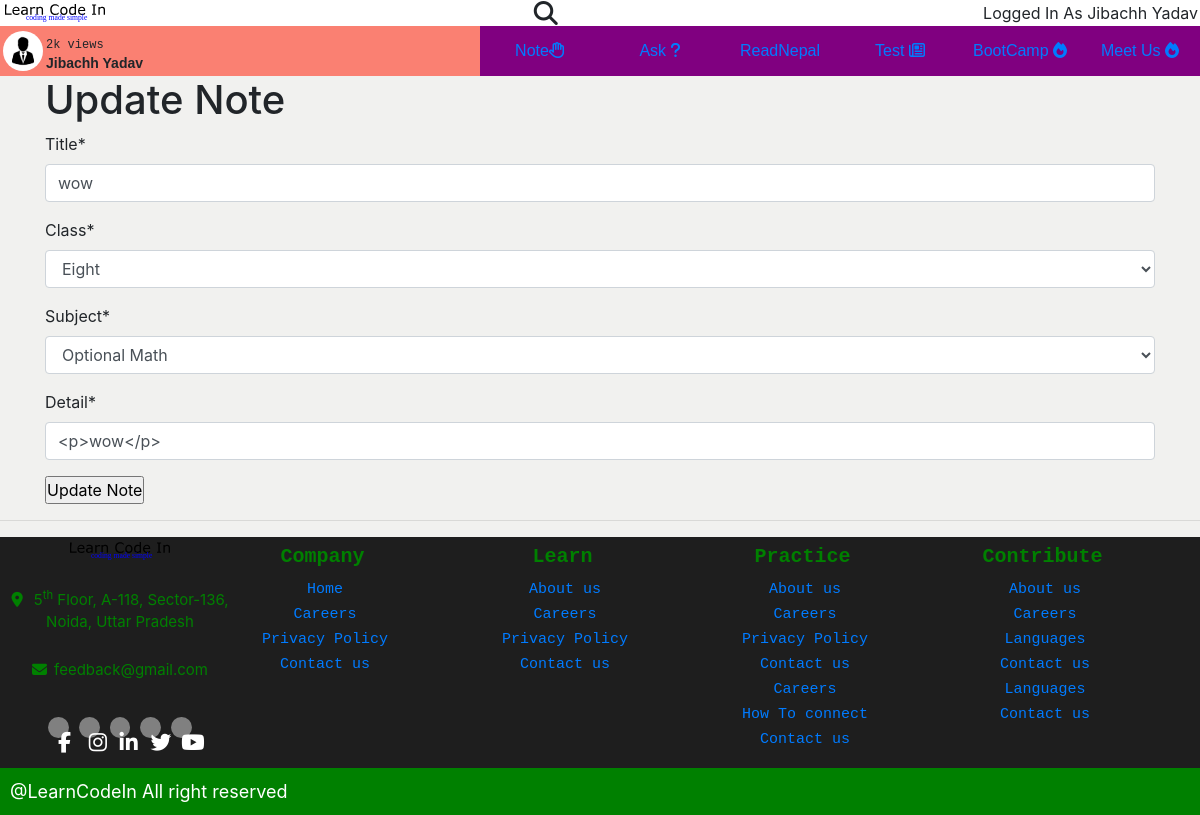
/ask/update/5-wow/ (signed in), run on the app's committed database.
### users/models.py (models this page shows, shortened)
class User(AbstractUser):
    grade_choices = (
        ('One to Five', 'One to Five'),
        ('Six', 'Six'),
        ('Seven', 'Seven'),
        ('Eight', 'Eight'),
        ('Nine', 'Nine'),
        ('Ten', 'Ten'),
        ('Eleven', 'Eleven'),
        ('Twelve', 'Twelve'),
        ('HA', 'Health Assitant'),
        ('Staff Nurse', 'Staff Nurse'),
        ('Diploma in Agriculture', 'Diploma in Agriculture'),
        ('Diploma in Engineering', 'Diploma in Engineering'),
        ('Bachelor in CSIT', 'Bachelor in CSIT'),
        ('BSC Nursing', 'BSC Nursing'),
        ('Bachelor in Education', 'Bachelor in Education'),
        ('Bachelor in Engineering', 'Bachelor in Engineering'),
        ('BBS', 'BBS'),
        ('BBA', 'BBA'),
        ('MBBS', 'MBBS'),
        ('General', 'General'),
    )
    faculty = (
        ('Science', 'Science'),
        ('Commerce', 'Commerce'),
        ('Art', 'Art'),
        ('Medicine', 'Medicine'),
        ('Engineering', 'Engineering'),
        ('Computer Science', 'Computer Science'),
    )
    first_name = models.CharField(
        blank=False,
        max_length=100)
    last_name = models.CharField(
        blank=False,
        max_length=100)
    email = models.EmailField(unique=True,
                              blank=False,
                              max_length=255)
    username = models.CharField(max_length=30,
                                unique=False)
    hobby = models.CharField(max_length=200,
                             blank=True)
    favorite_quotes = models.CharField(max_length=200,
                                       blank=True)
    photo = models.ImageField(upload_to='profile',
                              default='../static/images/Flag_of_Nepal.png'
                              )
    grade = models.CharField(
        max_length=200,
        choices=grade_choices,
        blank=True
    )
    schoolType = models.CharField(max_length=200, choices=faculty, blank=True)
    schoolName = models.CharField(max_length=100,
                                  blank=True)
    address = models.CharField(max_length=200,
                               blank=True)
    REQUIRED_FIELDS = ['first_name', 'last_name', 'username']
    USERNAME_FIELD = 'email'
    def fullname(self):
        return f'{self.first_name.capitalize()} {self.last_name.capitalize()}'

### discussion/models.py (models this page shows, shortened)
class Discussion(models.Model):
    grade_choices = (
        ('One to Five', 'One to Five'),
        ('Six', 'Six'),
        ('Seven', 'Seven'),
        ('Eight', 'Eight'),
        ('Nine', 'Nine'),
        ('Ten', 'Ten'),
        ('Eleven', 'Eleven'),
        ('Twelve', 'Twelve'),
        ('HA', 'Health Assitant'),
        ('Staff Nurse', 'Staff Nurse'),
        ('Diploma in Agriculture', 'Diploma in Agriculture'),
        ('Diploma in Engineering', 'Diploma in Engineering'),
        ('Bachelor in CSIT', 'Bachelor in CSIT'),
        ('BSC Nursing', 'BSC Nursing'),
        ('Bachelor in Education', 'Bachelor in Education'),
        ('Bachelor in Engineering', 'Bachelor in Engineering'),
        ('BBS', 'BBS'),
        ('BBA', 'BBA'),
        ('MBBS', 'MBBS'),
        ('General', 'General'),
    )
    subject_choices = (
        ('physic', 'Physic'),
        ('chemistry', 'Chemistry'),
        ('botany', 'Botany'),
        ('zoology', 'Zoology'),
        ('math', 'Math'),
        ('english', 'English'),
        ('nepali', 'Nepali'),
        ('science', 'science'),
        ('social', 'Social'),
        ('eph', 'Environement,Population and Health'),
        ('Opt', 'Optional Math'),
        ('cs', 'Computer Science'),
        ('account', 'Account'),
        ('business', 'Business'),
        ('marketing', 'Marketing'),
        ('general', 'General'),
    )
    title = models.CharField(max_length=500, blank=False, verbose_name='Title')
    slug = models.SlugField(verbose_name='Slug Fields', max_length=550)
    grade = models.CharField(max_length=100, verbose_name='Class', blank=False, choices=grade_choices)
    subject = models.CharField(max_length=100, verbose_name='Subject', blank=False, choices=subject_choices)
    detail = models.TextField(blank=False)
    views = models.PositiveIntegerField(default=0)
    answered_status = models.BooleanField(default=False, verbose_name='Is your question answered')
    askedby = models.ForeignKey(User, on_delete=models.CASCADE, related_name='user_questions')
    time = models.DateTimeField(auto_now_add=True)
    pinned = models.BooleanField(verbose_name='Is discussion Pinned', default=False)

### discussion/views.py (the view)
# urls.py: path('update/<int:id>-<slug:slug>/', views.QuestionUpdateView.as_view(), name='updatequestion'),
class QuestionUpdateView(UpdateView, LoginRequiredMixin):
    model = Discussion
    template_name = 'discussion/updatequestion.html'
    form_class = AskForm
    def dispatch(self, request, *args, **kwargs):
        obj = self.get_object()
        if obj.askedby != self.request.user:
            raise Http404("You are not allowed to edit this Post")
        return super(QuestionUpdateView, self).dispatch(request, *args, **kwargs)

### discussion/forms.py
class AskForm(ModelForm):
    class Meta:
        model = Discussion
        fields = [
            'title',
            'grade',
            'subject',
            'detail',
        ]
        widgets = {
            'detail': SummernoteWidget(),
        }

### templates/discussion/updatequestion.html (shortened to what this page needs)
{% extends 'base.html' %}
{% load crispy_forms_tags %}
{% block body %}
    <div class="container">
        <h1>Update Note</h1>
        <form action="" method="post">
            {{ form|crispy }}
            <input type="submit" value="Update Note" />
        </form>
    </div>
{% endblock body %}

### templates/base.html (shortened to what this page needs)
{% load static %}
<!DOCTYPE html>
<html lang="en">
  <head>
    <link href="https://unpkg.com/aos@2.3.1/dist/aos.css" rel="stylesheet" />
    <link
      rel="stylesheet"
      href="https://maxcdn.bootstrapcdn.com/bootstrap/4.0.0/css/bootstrap.min.css"
    />
    <link rel="stylesheet" href="{% static 'css/base.css' %}" />
  </head>
  <body>
    <div class="top-bar">
      <div class="intro-sign">
        <div class="company-logo">
          <img src="{% static 'images/logo.svg' %}" class="flag" alt="" />
        </div>
        <div class="search" style="font-size: 24px; line-height: 20px">
          <i class="fa fa-search"></i>
        </div>
        {% if not user.is_authenticated %}
        <div class="sign-in-create">
          <div class="create-account circle-effect">
            <a href="{% url 'signup' %}" style="text-decoration: none; color: white;">
              Create Account
            </a>
          </div>
          <div class="sign-in circle-effect">
            <a href="{% url 'login' %}" style="text-decoration: none; color: white;">
              Sign In
            </a>
          </div>
        </div>
        {% else %}
          Logged In As {{ request.user.fullname }}
        {% endif %}
        </div>
      <nav>
        <div class="navigation-container">
          <div class="user">
            <div class="user-photo">
              <img
                src="{% static 'images/img.png' %}"
                alt=""
                class="user-pic"
              />
            </div>
            <div class="info">
              <span class="views">2k views</span>
              <span class="name">{{ request.user.fullname }}</span>
            </div>
          </div>
          <div class="navigation nav-total">
            <ul type="none" class="nav">
              <a href="{% url 'notelist' %}"
                ><li>Note<i class="fa fa-hand-paper-o"></i></li
              ></a>
              <a href="{% url 'allquestions' %}"
                ><li>Ask <i class="fa fa-question" aria-hidden="true"></i></li
              ></a>
              <a href="{% url 'readnepal' %}"
                ><li>ReadNepal </i></li
              ></a>
              <a href=""
                ><li>Test <i class="fa fa-newspaper-o"></i></li
              ></a>
              <a href=""
                ><li>BootCamp <i class="fa fa-fire"></i></li
              ></a>
              <a href=""
                ><li>Meet Us <i class="fa fa-fire"></i></li
              ></a>
            </ul>
          </div>
        </div>
      </nav>
    </div>
    {% block body %}{% endblock body %}
    <hr />
    <footer>
      <div class="footer">
        <div class="info-block">
          <div class="logo">
            <img src="{% static "images/logo.svg" %}" alt="LearnCodeIn" />
          </div>
          <div class="location">
            <i class="fa fa-map-marker"></i>
            5<sup>th</sup> Floor, A-118, Sector-136, Noida, Uttar Pradesh
          </div>
          <div class="feedback">
            <i class="fa fa-envelope" aria-hidden="true"></i>feedback@gmail.com
          </div>
          <div class="social-sites">
            <div class="foot-facebook">
              <i class="fa fa-facebook foot-social" aria-hidden="true"></i>
            </div>
            <div class="foot-facebook">
              <i class="fa fa-instagram foot-social" aria-hidden="true"></i>
            </div>
            <div class="foot-facebook">
              <i class="fa fa-linkedin foot-social" aria-hidden="true"></i>
            </div>
            <div class="foot-facebook">
              <i class="fa fa-twitter foot-social" aria-hidden="true"></i>
            </div>
            <div class="foot-facebook">
              <i class="fa fa-youtube foot-social" aria-hidden="true"></i>
            </div>
          </div>
        </div>
        <div class="first-column">
          <div class="foot-topic">Company</div>
          <div class="foot-first-subtopic foot-subtopic">
            <ul type="none" class="suptopics">
              <li><a href="index.html">Home</a></li>
              <li><a href="index.html">Careers</a></li>
              <li><a href="index.html">Privacy Policy</a></li>
              <li><a href="index.html">Contact us</a></li>
            </ul>
          </div>
        </div>
        <div class="second-column">
          <div class="foot-topic">Learn</div>
          <div class="foot-second-subtopic foot-subtopic">
            <ul type="none" class="suptopics">
              <li><a href="index.html">About us</a></li>
              <li><a href="index.html">Careers</a></li>
              <li><a href="index.html">Privacy Policy</a></li>
              <li><a href="index.html">Contact us</a></li>
            </ul>
          </div>
        </div>
        <div class="third-column">
          <div class="foot-topic">Practice</div>
          <div class="foot-third-subtopic foot-subtopic">
            <ul type="none" class="suptopics">
              <li><a href="">About us</a></li>
              <li><a href="">Careers</a></li>
              <li><a href="">Privacy Policy</a></li>
              <li><a href="">Contact us</a></li>
              <li><a href="">Careers</a></li>
              <li><a href="">How To connect </a></li>
              <li><a href="">Contact us</a></li>
            </ul>
          </div>
        </div>
        <div class="fourth-column">
          <div class="foot-topic">Contribute</div>
          <div class="foot-fourth-subtopic foot-subtopic">
            <ul type="none" class="suptopics">
              <li><a href="">About us</a></li>
              <li><a href="">Careers</a></li>
              <li><a href="">Languages </a></li>
              <li><a href="">Contact us</a></li>
              <li><a href="">Languages </a></li>
              <li><a href="">Contact us</a></li>
            </ul>
          </div>
        </div>
      </div>
      <div class="copyright">@LearnCodeIn All right reserved</div>
    </footer>
  </body>
</html>

### static/css/base.css (style rules this page uses)
* { padding: 0; margin: 0; }
:root { --main-background-color: rgb(241, 241, 239); --main-font:sans-serif; --navigation-font:sans-serif; --question-font:Impact; --answer-font:monospace; --sub-background-color:rgb(113, 134, 17); }
body { overflow-x: hidden; background-color: var(--main-background-color); z-index:10; }
.flag { display: flex; justify-content: center; }
.navigation-container { background-color: salmon; display: flex; justify-content: space-between; position: sticky; top: 0px; right: 0px; }
.intro-sign { background-color: #fff; display: flex; justify-content: space-between; padding: 0.9px 2px; }
nav { height: 50px; position: sticky; top: 0px; z-index: 20; }
.nav { display: flex; justify-content: space-around; line-height: 25px; height: 50px; }
.nav a li { font-family: var(--navigation-font); }
.nav a { text-align: center; line-height: 50px; background-color: purple; padding:0px 10px; overflow: hidden; position: relative; }
.nav a::before { position: absolute; content: ""; width: 100%; bottom: 0px; left: 0px; height: 4px; background-color: #fab906; transform: translateY(-50px); }
.user { position: relative; display: flex; margin-left: 3px; }
.user-pic { margin-top: 5px; height: 40px; border-radius: 50%; }
.info { display: grid; margin-left: 3px; }
.views { font-size: 12px; font-family: monospace; margin-top: 10px; }
.name { font-family: sans-serif; font-weight: bold; font-size: 14px; margin-top: -4px; }
@media only screen and (min-width:637px) { .footer { display: grid; grid-template-rows: 1fr; grid-template-columns: 1fr 1fr 1fr; } }
@media only screen and (min-width:857px) { .nav a { width: 120px; } }
@media only screen and (min-width:857px) { .footer { display: grid; grid-template-columns: 1fr 1fr 1fr 1fr 1fr; } }
@media only screen and (min-width:857px) { .location,.feedback,.foot-subtopic { font-size: 13px; } }
@media only screen and (min-width:857px) { .social-sites > div { height: 1.1rem; width: 1.1rem; font-size: 1.1rem; } }
.footer { background-color: #1e1e1e; bottom: 0px; height: auto; width: 100%; text-align: center; }
.social-sites { display: flex; padding: 5px; justify-content: center; text-align: center; }
.social-sites > div { background-color: gray; height: 1.3rem; width: 1.3rem; padding: 10px; border-radius: 50%; color: white; font-size: 1.3rem; margin: 5px; }
.location,.feedback { color: green; }
.location > i,.feedback > i { margin-right: 7px; }
.foot-topic { text-transform: capitalize; color: green; font-size: 20px; font-family: monospace; margin: 5px 5px; padding-bottom: 15px; }
.info-block { display: grid; row-gap: 5px; text-align: center; }
.footer { display: grid; }
.location,.feedback { font-size: 15px; }
.foot-subtopic { font-size: 15px; line-height: 25px; font-family: monospace; margin-bottom: 15px; }
.foot-topic { margin-bottom: -10px; font-weight: 600; }
.foot-subtopic,.foot-topic { margin-left: -70px; }
.copyright { font-size: 18px; background-color: green; color:white; padding:10px; width: 100%; height: auto; text-align: left; }

### data on the page
User: user.fullname "Jibachh Yadav"
Discussion: title "wow", grade "Eight", subject "Optional Math", detail "<p>wow</p>"
